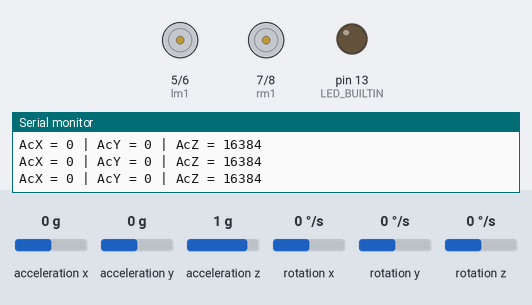
Simulated run of this sketch. Board: Arduino Uno, built with avr-gcc and run on an emulated ATmega328P. On the bench: motor-driver pin pairs drawn as motors (green arrow = first pin HIGH = forward, orange = second pin HIGH = backward, longer = more drive, scaled by the enable pin), output pins drawn as LEDs (lit = HIGH), the last lines printed to the serial monitor. Wiring (inferred from the names in the program): MPU-6050 motion sensor at I2C address 0x68. Inputs (shaded band) come from the test bench; at power-on: acceleration x 0 g, acceleration y 0 g, acceleration z 1 g, rotation x 0 °/s, rotation y 0 °/s, rotation z 0 °/s.

Above: at 1.2 s.
1.3 s: acceleration x set to -0.2 g
2.9 s: acceleration x set to -0.5 g
At 4.2 s:
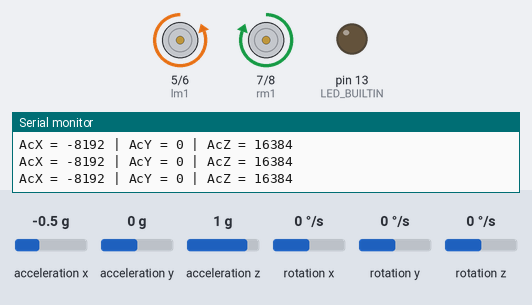
5.0 s: acceleration x set to 0.8 g
At 6.3 s:
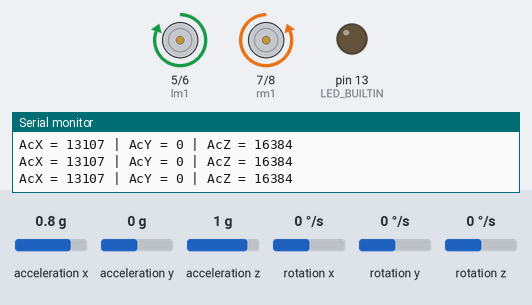
7.1 s: acceleration x set to 0.5 g
At 8.5 s:
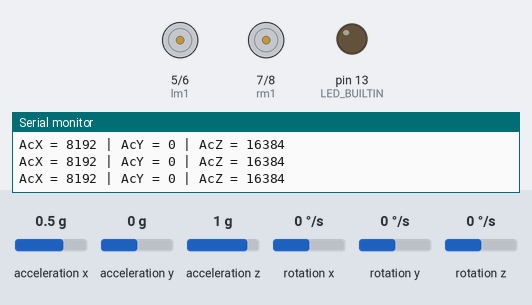
9.2 s: acceleration x set to -1.4 g
At 10.6 s:
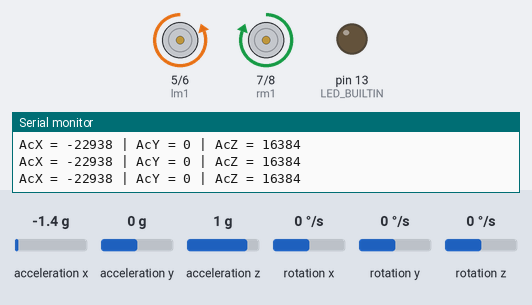
Timing chart, 0 to 12.2 s (numbered marks = the images above; inputs shaded):
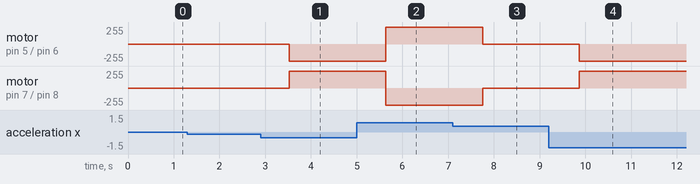

Measured:
- the behaviour switches between -0.3 and -0.4 g on acceleration x (found by bisection; images 0 and 1)
- the behaviour switches between 0.7 and 0.6 g on acceleration x (found by bisection; images 2 and 3)
- after the input at 2.9 s, motor on pin 5 (lm1) / pin 6 (lm2): stopped → backward 255/255 after 0.63 s; motor on pin 7 (rm1) / pin 8 (rm2): stopped → forward 255/255 after 0.63 s
- after the input at 5.0 s, motor on pin 5 (lm1) / pin 6 (lm2): backward 255/255 → forward 255/255 after 0.64 s; motor on pin 7 (rm1) / pin 8 (rm2): forward 255/255 → backward 255/255 after 0.64 s
- after the input at 7.1 s, motor on pin 5 (lm1) / pin 6 (lm2): forward 255/255 → stopped after 0.66 s; motor on pin 7 (rm1) / pin 8 (rm2): backward 255/255 → stopped after 0.66 s
- after the input at 9.2 s, motor on pin 5 (lm1) / pin 6 (lm2): stopped → backward 255/255 after 0.67 s; motor on pin 7 (rm1) / pin 8 (rm2): stopped → forward 255/255 after 0.67 s

The sketch:

motion_sensor_controlled.ino
```cpp
#include<Wire.h>
/*
 * SCL ------ A5
 * SDA ------ A4
 */

const int lm1 = 5;
const int lm2 = 6;
const int lspeed = 9;
const int rm1 = 7;
const int rm2 = 8;
const int rspeed = 10;

const int MPU_addr=0x68;  // I2C address of the MPU-6050
const int PWR_MGMT_1=0x6B;
int16_t AcX,AcY,AcZ,Tmp,GyX,GyY,GyZ;

int spd=255;

void setup(){
  initMPU6050();
  Serial.begin(9600);
  pinMode(LED_BUILTIN, OUTPUT);
  pinMode(lm1, OUTPUT);
  pinMode(lm2, OUTPUT);
  pinMode(rm1, OUTPUT);
  pinMode(rm2, OUTPUT);
  pinMode(lspeed, OUTPUT);
  pinMode(rspeed, OUTPUT);
  analogWrite(lspeed, spd);
  analogWrite(rspeed, spd);
}

void loop(){

  readMPU6050();

  Serial.print("AcX = "); Serial.print(AcX);
  Serial.print(" | AcY = "); Serial.print(AcY);
  Serial.print(" | AcZ = "); Serial.println(AcZ);

 /* Serial.print("GyX = "); Serial.print(GyX);
  Serial.print(" | GyY = "); Serial.print(GyY);
  Serial.print(" | GyZ = "); Serial.println(GyZ); */
   delay(350) ;

  if( AcX > 0 && AcX < 10000 )
  stop_bot() ;
  else if(AcX < -6000 )
  go_straight() ;
  else if( AcX > 8000)
  go_backward() ;
  else if(AcY < -10500)
  go_left() ;
  else if( AcY > 10500)
  go_right() ;

  else
  stop_bot() ;
}
/*else if( AcX < 0 && AcX > -10000 )
  go_straight() ;
  else if( AcY < 0)
  go_backward() ;
  else if(AcZ < 4000 && AcZ > 1000)
  go_left() ;
  else if( AcZ > 4500)
  go_right() ; */
void initMPU6050(){
  Wire.begin();
  Wire.beginTransmission(MPU_addr);
  Wire.write(PWR_MGMT_1);
  Wire.write(0);     // set to zero (wakes up the MPU-6050)
  Wire.endTransmission(true);
}

void readMPU6050(){
  Wire.beginTransmission(MPU_addr);
  Wire.write(0x3B);  // starting with register 0x3B (ACCEL_XOUT_H)
  Wire.endTransmission(false);
  Wire.requestFrom(MPU_addr,14,true);  // request a total of 14 registers
  AcX=Wire.read()<<8|Wire.read();  // 0x3B (ACCEL_XOUT_H) & 0x3C (ACCEL_XOUT_L)
  AcY=Wire.read()<<8|Wire.read();  // 0x3D (ACCEL_YOUT_H) & 0x3E (ACCEL_YOUT_L)
  AcZ=Wire.read()<<8|Wire.read();  // 0x3F (ACCEL_ZOUT_H) & 0x40 (ACCEL_ZOUT_L)
  Tmp=Wire.read()<<8|Wire.read();  // 0x41 (TEMP_OUT_H) & 0x42 (TEMP_OUT_L)
  Tmp=Tmp/340.00+36.53;
  GyX=Wire.read()<<8|Wire.read();  // 0x43 (GYRO_XOUT_H) & 0x44 (GYRO_XOUT_L)
  GyY=Wire.read()<<8|Wire.read();  // 0x45 (GYRO_YOUT_H) & 0x46 (GYRO_YOUT_L)
  GyZ=Wire.read()<<8|Wire.read();  // 0x47 (GYRO_ZOUT_H) & 0x48 (GYRO_ZOUT_L)
}

void go_straight()
{
  digitalWrite(lm1,LOW);
  digitalWrite(lm2,HIGH);
  digitalWrite(rm1,HIGH);
  digitalWrite(rm2,LOW);
}

void go_backward()
{
  digitalWrite(lm1,HIGH);
  digitalWrite(lm2,LOW);
  digitalWrite(rm1,LOW);
  digitalWrite(rm2,HIGH);
}

void stop_bot()
{
  digitalWrite(lm1,LOW);
  digitalWrite(lm2,LOW);
  digitalWrite(rm1,LOW);
  digitalWrite(rm2,LOW);
}

void go_left()
{
  digitalWrite(lm1,LOW);
  digitalWrite(lm2,LOW);
  digitalWrite(rm1,HIGH);
  digitalWrite(rm2,LOW);
}
void go_leftb()
{
  digitalWrite(lm1,LOW);
  digitalWrite(lm2,LOW);
  digitalWrite(rm1,LOW);
  digitalWrite(rm2,HIGH);
}

void go_right()
{
  digitalWrite(lm1,LOW);
  digitalWrite(lm2,HIGH);
  digitalWrite(rm1,LOW);
  digitalWrite(rm2,LOW);
}

void go_lleft()
{
  digitalWrite(lm1,HIGH);
  digitalWrite(lm2,LOW);
  digitalWrite(rm1,HIGH);
  digitalWrite(rm2,LOW);
}

void go_rright()
{
  digitalWrite(lm1,LOW);
  digitalWrite(lm2,HIGH);
  digitalWrite(rm1,LOW);
  digitalWrite(rm2,HIGH);
}

void go_rightb()
{
  digitalWrite(lm1,HIGH);
  digitalWrite(lm2,LOW);
  digitalWrite(rm1,LOW);
  digitalWrite(rm2,LOW);
}
```
